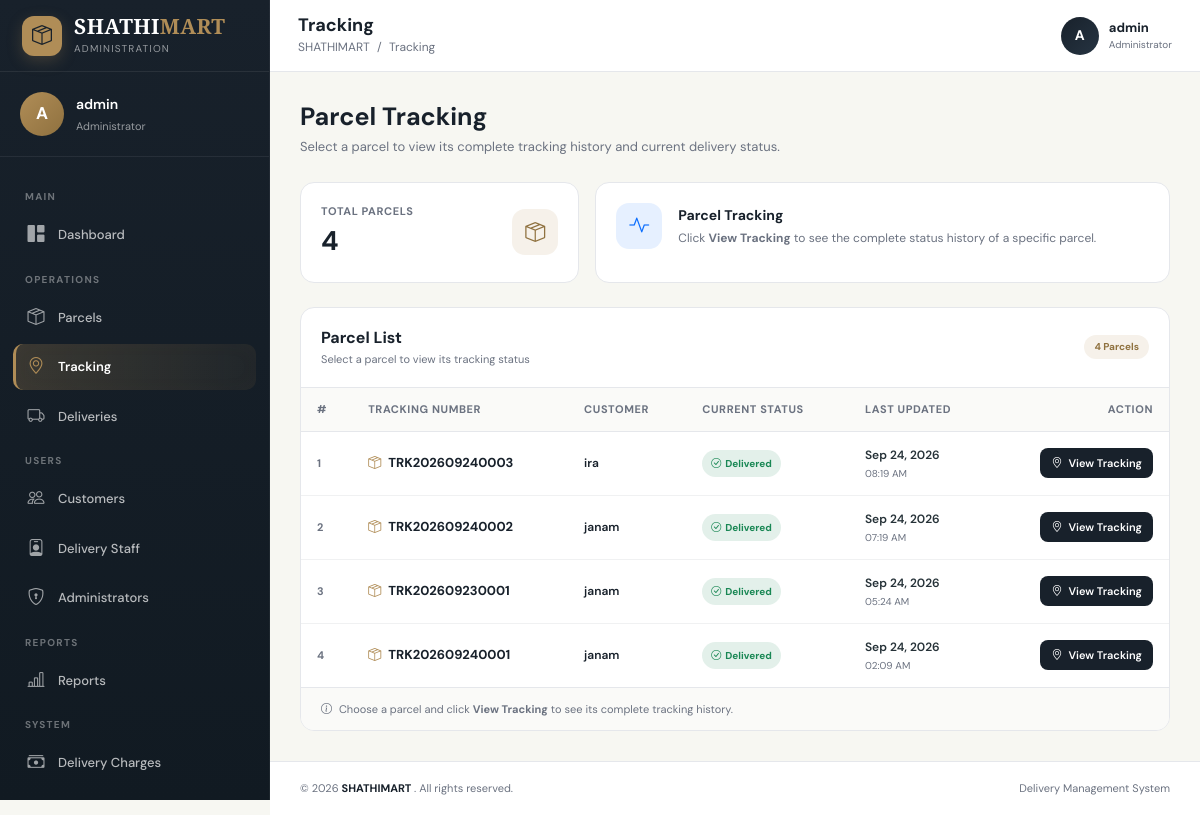
The app's page /dashboard/admin/tracking/ (signed in), older data.
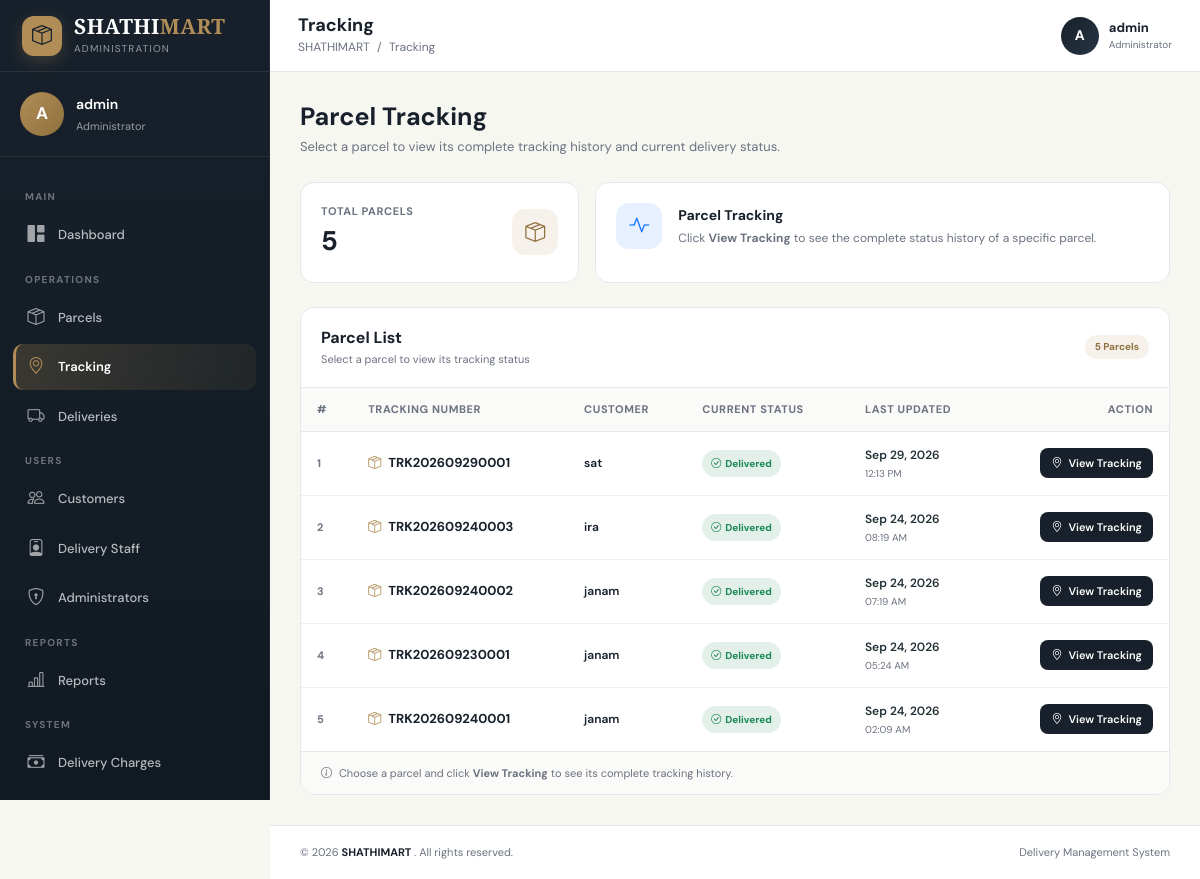
The same page, newer data.
### parcels/models.py (models this page shows, shortened)
class Parcel(models.Model):
    PARCEL_TYPE_CHOICES = [
        ('document', 'Document'),
        ('package', 'Package'),
        ('fragile', 'Fragile Item'),
        ('electronics', 'Electronics'),
        ('clothing', 'Clothing'),
        ('food', 'Food Item'),
        ('other', 'Other'),
    ]
    STATUS_CHOICES = [
        ('pending', 'Pending'),
        ('pickup_requested', 'Pickup Requested'),
        ('assigned', 'Assigned'),
        ('picked_up', 'Picked Up'),
        ('in_transit', 'In Transit'),
        ('out_for_delivery', 'Out for Delivery'),
        ('delivered', 'Delivered'),
        ('cancelled', 'Cancelled'),
        ('failed', 'Failed Delivery'),
        ('rescheduled', 'Rescheduled'),
    ]
    customer = models.ForeignKey(
        User,
        on_delete=models.CASCADE,
        related_name='parcels'
    )
    tracking_number = models.CharField(
        max_length=30,
        unique=True
    )
    sender_name = models.CharField(
        max_length=150
    )
    sender_phone = models.CharField(
        max_length=15
    )
    sender_address = models.TextField()
    receiver_name = models.CharField(
        max_length=150
    )
    receiver_phone = models.CharField(
        max_length=15
    )
    receiver_address = models.TextField()
    parcel_type = models.CharField(
        max_length=30,
        choices=PARCEL_TYPE_CHOICES,
        default='package'
    )
    weight = models.DecimalField(
        max_digits=8,
        decimal_places=2
    )
    description = models.TextField(
        blank=True
    )
    pickup_date = models.DateField(
        null=True,
        blank=True
    )
    delivery_date = models.DateField(
        null=True,
        blank=True
    )
    delivery_charge = models.DecimalField(
        max_digits=10,
        decimal_places=2,
        default=0
    )
    status = models.CharField(
        max_length=30,
        choices=STATUS_CHOICES,
        default='pending'
    )
    created_at = models.DateTimeField(
        auto_now_add=True
    )
    updated_at = models.DateTimeField(
        auto_now=True
    )
    class Meta:
        ordering = ['-created_at']
        verbose_name = 'Parcel'
        verbose_name_plural = 'Parcels'

### dashboard/views.py (the view)
@login_required(login_url="login")
def tracking_management(request):
    access = check_admin(request)
    if access:
        return access
    parcels = (
        Parcel.objects
        .select_related(
            "customer",
            "delivery",
            "delivery__delivery_staff",
        )
        .order_by("-updated_at")
    )
    context = {
        "profile":
            request.user.profile,
        "parcels":
            parcels,
        "total_parcels":
            parcels.count(),
    }
    return render(
        request,
        "dashboard/tracking_management.html",
        context
    )

### dashboard/views.py (called while the page is built)
def admin_required(request):
    if not request.user.is_authenticated:
        return False
    if request.user.is_superuser:
        return True
    try:
        return request.user.profile.role == "admin"
    except CustomerProfile.DoesNotExist:
        return False

def check_admin(request):
    if not request.user.is_authenticated:
        return redirect("login")
    if not admin_required(request):
        messages.error(
            request,
            "Administrator access required."
        )
        return redirect("admin_login")
    return None

### notifications/context_processors.py (called while the page is built)
def notification_context(request):
    if not request.user.is_authenticated:
        return {
            "navbar_notifications": [],
            "unread_notifications_count": 0,
        }
    notifications = Notification.objects.filter(
        user=request.user
    ).select_related(
        "parcel"
    )[:8]
    unread_count = Notification.objects.filter(
        user=request.user,
        is_read=False
    ).count()
    return {
        "navbar_notifications": notifications,
        "unread_notifications_count": unread_count,
    }

### templates/dashboard/tracking_management.html (shortened to what the changed rows need)
{% extends "dashboard/admin_base.html" %}
{% block content %}
<div class="tracking-header">
    <h1>
        Parcel Tracking
    </h1>
</div>
<div class="row g-3 mb-4">
    <div class="col-12 col-md-4">
        <div class="tracking-summary">
            <div class="d-flex align-items-center justify-content-between">
                <div>
                    <div class="summary-label">
                        Total Parcels
                    </div>
                    <div class="summary-number">
                        {{ total_parcels }}
                    </div>
                </div>
            </div>
        </div>
    </div>
</div>
<div class="tracking-table-card">
    <div class="tracking-table-header">
        <div>
            <h5 class="tracking-table-title">
            </h5>
            <div class="tracking-table-subtitle">
            </div>
        </div>
        <span
            class="badge rounded-pill"
            style="
                background: rgba(176,141,87,.12);
                color: var(--primary-dark);
                font-size: 10px;
                padding: 7px 10px;
            "
        >
            {{ total_parcels }} Parcels
        </span>
    </div>
    <div class="table-responsive">
        <table class="table admin-table tracking-table align-middle mb-0">
            <thead>
                <tr>
                    <th>
                        #
                    </th>
                    <th>
                        Tracking Number
                    </th>
                    <th>
                        Customer
                    </th>
                    <th>
                        Current Status
                    </th>
                    <th>
                        Last Updated
                    </th>
                    <th class="text-end">
                        Action
                    </th>
                </tr>
            </thead>
            <tbody>
                {% for parcel in parcels %}
                <tr>
                    <td>
                        <span
                            style="
                                color: var(--muted);
                                font-size: 11px;
                                font-weight: 700;
                            "
                        >
                            {{ forloop.counter }}
                        </span>
                    </td>
                    <td>
                        <div class="tracking-number">
                            <i class="bi bi-box-seam me-1"></i>
                            {{ parcel.tracking_number }}
                        </div>
                    </td>
                    <td>
                        {% if parcel.customer %}
                            {% if parcel.customer.user %}
                                <div class="customer-name">
                                    {{ parcel.customer.user.get_full_name|default:parcel.customer.user.username }}
                                </div>
                                <div class="customer-email">
                                    {{ parcel.customer.user.email }}
                                </div>
                            {% else %}
                                <div class="customer-name">
                                    {{ parcel.customer }}
                                </div>
                            {% endif %}
                        {% endif %}
                    </td>
                    <td>
                        <span
                            class="
                                current-status
                                status-{{ parcel.status }}
                            "
                        >
                            {% if parcel.status == "pending" %}
                                <i class="bi bi-clock"></i>
                            {% elif parcel.status == "pickup_requested" %}
                                <i class="bi bi-hand-index"></i>
                            {% elif parcel.status == "assigned" %}
                                <i class="bi bi-person-check"></i>
                            {% elif parcel.status == "picked_up" %}
                                <i class="bi bi-box-arrow-up"></i>
                            {% elif parcel.status == "in_transit" %}
                                <i class="bi bi-truck"></i>
                            {% elif parcel.status == "out_for_delivery" %}
                                <i class="bi bi-truck-front"></i>
                            {% elif parcel.status == "delivered" %}
                                <i class="bi bi-check-circle"></i>
                            {% elif parcel.status == "cancelled" %}
                                <i class="bi bi-x-circle"></i>
                            {% elif parcel.status == "failed" %}
                                <i class="bi bi-exclamation-circle"></i>
                            {% elif parcel.status == "rescheduled" %}
                                <i class="bi bi-calendar-event"></i>
                            {% else %}
                                <i class="bi bi-info-circle"></i>
                            {% endif %}
                            {{ parcel.get_status_display }}
                        </span>
                    </td>
                    <td>
                        <div
                            style="
                                color: var(--text);
                                font-size: 12px;
                                font-weight: 600;
                            "
                        >
                            {{ parcel.updated_at|date:"M d, Y" }}
                        </div>
                        <div
                            style="
                                color: var(--muted);
                                font-size: 10px;
                                margin-top: 2px;
                            "
                        >
                            {{ parcel.updated_at|date:"h:i A" }}
                        </div>
                    </td>
                    <td class="text-end">
                        <a
                            href="{% url 'parcel_tracking' parcel.id %}"
                            class="view-tracking-btn"
                            title="View Parcel Tracking"
                        >
                            <i class="bi bi-geo-alt"></i>
                            View Tracking
                        </a>
                    </td>
                </tr>
                {% endfor %}
            </tbody>
        </table>
    </div>
</div>
{% endblock %}

Row changes from the older to the newer data that the page shows:
added Parcel: tracking_number "TRK202609290001", customer "sat", status "Delivered", updated_at "Sep 29, 2026", updated_at "12:13 PM"
Text that changed along with them:
{{ total_parcels }}: "4" → "5"
